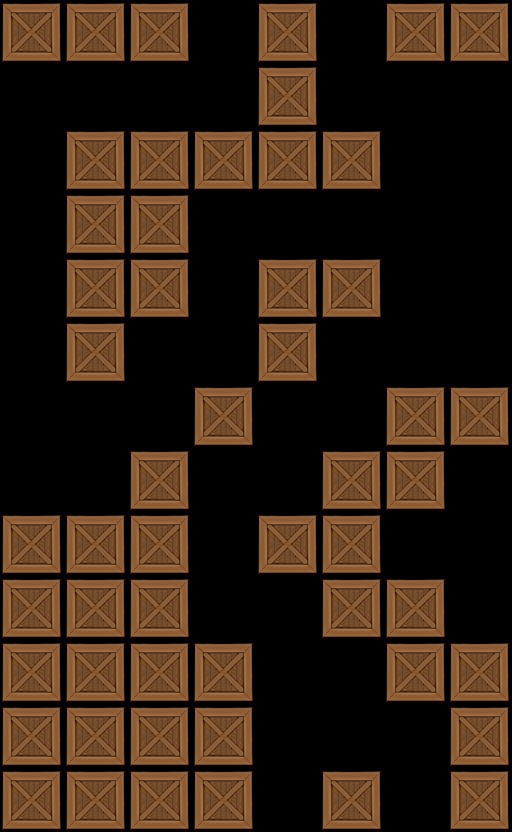

The image is a tile-based game level rendered from a .tmx file. Its description and source (layers, tilesets, objects; grid data summarised) follow:
An orthogonal 8x13 tile map with 64x64 px tiles, 1 tile layer (Tile Layer 1).

<map version="1.0" orientation="orthogonal" width="8" height="13" tilewidth="64" tileheight="64">
 <tileset firstgid="1" name="crate" tilewidth="64" tileheight="64">
  <image source="../../crate2.png" width="64" height="64" />
 </tileset>
 <layer name="Tile Layer 1" width="8" height="13">
  <data>[104 cells, 53 non-empty, 1 distinct tile ids]</data>
 </layer>
</map>
